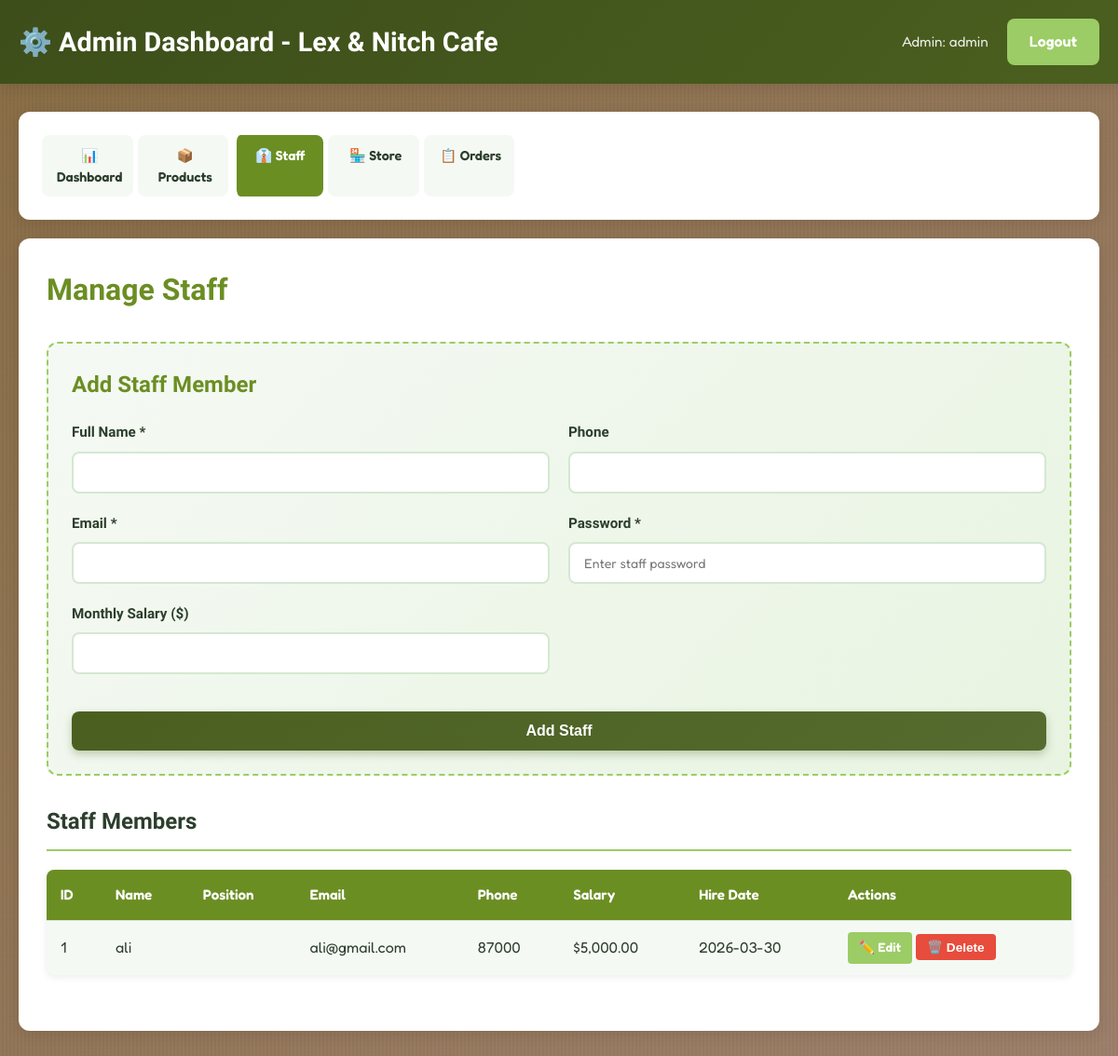
Page /index.php?page=admin_dashboard&tab=staff (signed in) on the committed database.
### tables this page shows
CREATE TABLE IF NOT EXISTS staff (
    id INT PRIMARY KEY AUTO_INCREMENT,
    name VARCHAR(255) NOT NULL,
    position VARCHAR(255),
    email VARCHAR(255),
    phone VARCHAR(20),
    salary DECIMAL(10, 2),
    password VARCHAR(255),
    hire_date DATE,
    user_id INT,
    created_at TIMESTAMP DEFAULT CURRENT_TIMESTAMP,
    FOREIGN KEY (user_id) REFERENCES users(id) ON DELETE SET NULL
);

### database.php (called while the page is built, shortened)
<?php
$conn = new mysqli(DB_HOST, DB_USER, DB_PASSWORD, DB_NAME);
$conn->set_charset("utf8");
function getAllStaff() {
    global $conn;
    $result = $conn->query("SELECT * FROM staff");
    $staff = [];
    if ($result && $result->num_rows > 0) {
        while($row = $result->fetch_assoc()) {
            $staff[] = $row;
        }
    }
    return $staff;
}
?>

### admin_dashboard.php (the view, shortened to what this page needs)
<?php
require_once 'database.php';
$current_tab = $_GET['tab'] ?? 'dashboard';
$products = getAllProducts();
$orders = getAllOrders();
$staff = getAllStaff();
$total_orders = count($orders);
$total_revenue = 0;
foreach ($orders as $order) {
    $total_revenue += $order['total'] ?? 0;
}
$pending_orders = count(array_filter($orders, function($o) { return $o['status'] === 'pending'; }));
$total_staff = count($staff);
$total_inventory_value = 0;
foreach ($products as $p) {
    $total_inventory_value += $p['price'];
}
$categories = ['coffee' => 0, 'cookies' => 0, 'pastries' => 0, 'desserts' => 0];
foreach ($products as $p) {
    if (isset($categories[$p['category']])) {
        $categories[$p['category']]++;
    }
}
$edit_staff = null;
?>
<!DOCTYPE html>
<html lang="en">
<head>
    <link rel="stylesheet" href="styles.css">
    <link rel="stylesheet" href="https://cdnjs.cloudflare.com/ajax/libs/font-awesome/6.4.0/css/all.min.css">
</head>
<body>
    <nav class="navbar admin-navbar">
        <div class="nav-container">
            <h1 class="logo">⚙️ Admin Dashboard - Lex & Nitch Cafe</h1>
            <div class="nav-right">
                <span class="user-greeting">Admin: <?php echo htmlspecialchars($_SESSION['username']); ?></span>
                <a href="index.php?action=logout" class="btn btn-secondary">Logout</a>
            </div>
        </div>
    </nav>
    <div class="admin-container">
        <aside class="admin-sidebar">
            <nav class="admin-nav">
                <a href="?page=admin_dashboard&tab=dashboard" class="admin-link <?php echo $current_tab === 'dashboard' ? 'active' : ''; ?>">📊 Dashboard</a>
                <a href="?page=admin_dashboard&tab=products" class="admin-link <?php echo $current_tab === 'products' ? 'active' : ''; ?>">📦 Products</a>
                <a href="?page=admin_dashboard&tab=staff" class="admin-link <?php echo $current_tab === 'staff' ? 'active' : ''; ?>">👔 Staff</a>
                <a href="?page=admin_dashboard&tab=store" class="admin-link <?php echo $current_tab === 'store' ? 'active' : ''; ?>">🏪 Store</a>
                <a href="?page=admin_dashboard&tab=orders" class="admin-link <?php echo $current_tab === 'orders' ? 'active' : ''; ?>">📋 Orders</a>
            </nav>
        </aside>
        <main class="admin-content">
            <?php if ($current_tab === 'dashboard'): ?>
                <h1>Dashboard</h1>
                <div class="stats-grid">
                                        <div class="stat-card">
                                            <h3>Total Inventory Value</h3>
                                            <p class="stat-number">$<?php echo number_format($total_inventory_value, 2); ?></p>
                                            <p class="stat-label">Sum of all product prices</p>
                                        </div>
                    <div class="stat-card">
                        <h3>Total Orders</h3>
                        <p class="stat-number"><?php echo $total_orders; ?></p>
                        <p class="stat-label">All Time</p>
                    </div>
                    <div class="stat-card">
                        <h3>Total Revenue</h3>
                        <p class="stat-number">$<?php echo number_format($total_revenue, 2); ?></p>
                        <p class="stat-label">From All Orders</p>
                    </div>
                    <div class="stat-card">
                        <h3>Pending Orders</h3>
                        <p class="stat-number"><?php echo $pending_orders; ?></p>
                        <p class="stat-label">Waiting to be processed</p>
                    </div>
                    <div class="stat-card">
                        <h3>Staff Members</h3>
                        <p class="stat-number"><?php echo $total_staff; ?></p>
                        <p class="stat-label">Total Employees</p>
                    </div>
                    <div class="stat-card">
                        <h3>Products</h3>
                        <p class="stat-number"><?php echo count($products); ?></p>
                        <p class="stat-label">In Inventory</p>
                    </div>
                </div>
                <h2>Product Categories</h2>
                <div class="category-stats">
                    <?php foreach ($categories as $cat => $count): ?>
                        <div class="category-stat">
                            <strong><?php echo ucfirst($cat); ?>:</strong> <?php echo $count; ?> products
                        </div>
                    <?php endforeach; ?>
                </div>
            <?php elseif ($current_tab === 'staff'): ?>
                <h1>Manage Staff</h1>
                <div class="add-product-form">
                    <h2><?php echo $edit_staff ? 'Edit Staff Member' : 'Add Staff Member'; ?></h2>
                    <form method="POST">
                        <div class="form-row">
                            <div class="form-group">
                                <label for="staff_name">Full Name *</label>
                                <input type="text" id="staff_name" name="staff_name" required value="<?php echo $edit_staff ? htmlspecialchars($edit_staff['name']) : ''; ?>">
                            </div>
                            <div class="form-group">
                                <label for="staff_phone">Phone</label>
                                <input type="tel" id="staff_phone" name="staff_phone" value="<?php echo $edit_staff ? htmlspecialchars($edit_staff['phone']) : ''; ?>">
                            </div>
                        </div>
                        <div class="form-row">
                            <div class="form-group">
                                <label for="staff_email">Email *</label>
                                <input type="email" id="staff_email" name="staff_email" required value="<?php echo $edit_staff ? htmlspecialchars($edit_staff['email']) : ''; ?>">
                            </div>
                            <div class="form-group">
                                <label for="staff_password">Password <?php echo $edit_staff ? '' : '*'; ?></label>
                                <input type="password" id="staff_password" name="staff_password" <?php echo $edit_staff ? '' : 'required'; ?> placeholder="<?php echo $edit_staff ? 'Leave blank to keep current password' : 'Enter staff password'; ?>">
                            </div>
                        </div>
                        <div class="form-row">
                            <div class="form-group">
                                <label for="salary">Monthly Salary ($)</label>
                                <input type="number" id="salary" name="salary" step="0.01" min="0" value="<?php echo $edit_staff ? $edit_staff['salary'] : ''; ?>">
                            </div>
                        </div>
                        <div class="form-actions">
                            <button type="submit" class="btn btn-primary"><?php echo $edit_staff ? 'Update Staff' : 'Add Staff'; ?></button>
                        </div>
                    </form>
                </div>
                <h2>Staff Members</h2>
                <table class="products-table">
                    <thead>
                        <tr>
                            <th>ID</th>
                            <th>Name</th>
                            <th>Position</th>
                            <th>Email</th>
                            <th>Phone</th>
                            <th>Salary</th>
                            <th>Hire Date</th>
                            <th>Actions</th>
                        </tr>
                    </thead>
                    <tbody>
                        <?php if (empty($staff)): ?>
                            <tr>
                                <td colspan="8" class="center-text">No staff members yet</td>
                            </tr>
                        <?php else: ?>
                            <?php foreach ($staff as $member): ?>
                                <tr>
                                    <td><?php echo $member['id']; ?></td>
                                    <td><?php echo htmlspecialchars($member['name']); ?></td>
                                    <td><?php echo htmlspecialchars($member['position']); ?></td>
                                    <td><?php echo htmlspecialchars($member['email']); ?></td>
                                    <td><?php echo htmlspecialchars($member['phone']); ?></td>
                                    <td>$<?php echo number_format($member['salary'], 2); ?></td>
                                    <td><?php echo $member['hire_date']; ?></td>
                                    <td>
                                        <a href="?page=admin_dashboard&tab=staff&edit_staff=<?php echo $member['id']; ?>" class="btn-action btn-edit">✏️ Edit</a>
                                        <form method="POST" class="inline-form">
                                            <button type="submit" class="btn-action btn-delete" onclick="return confirm('Remove this staff member?')">🗑️ Delete</button>
                                        </form>
                                    </td>
                                </tr>
                            <?php endforeach; ?>
                        <?php endif; ?>
                    </tbody>
                </table>
            <?php endif; ?>
        </main>
    </div>
</body>
</html>

### rows in the picture
staff: id "1", name "ali", email "ali@gmail.com", phone "87000", salary "5,000.00", hire_date "2026-03-30"

### other values in the picture
$_SESSION['username'] "admin"
